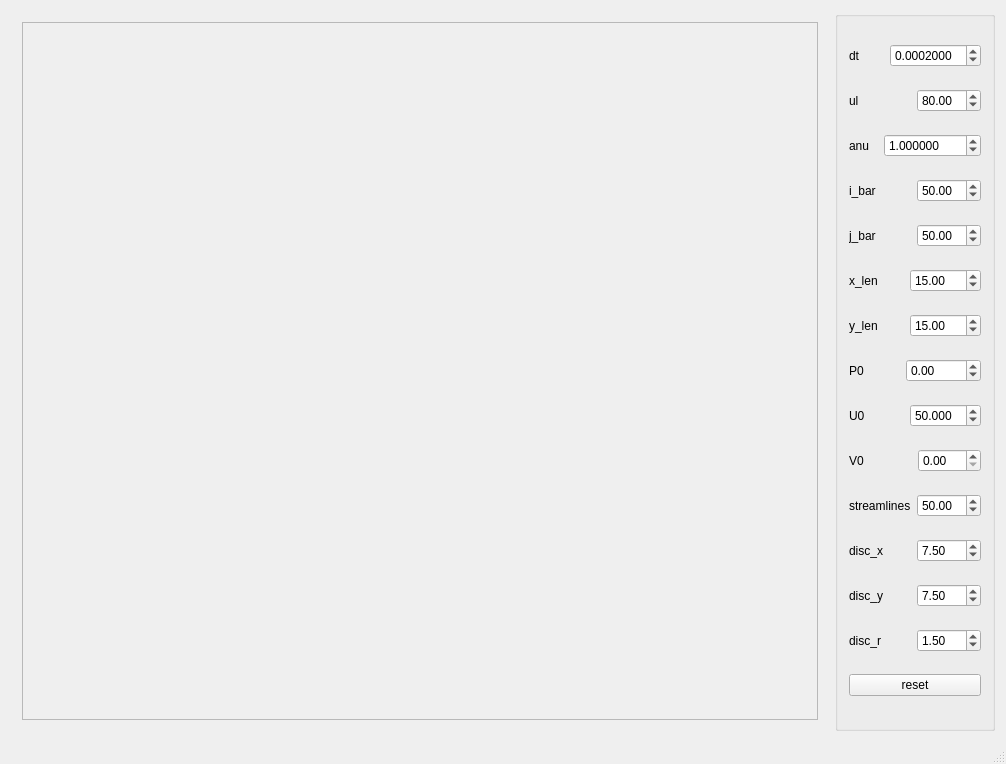
<?xml version="1.0" encoding="UTF-8"?>
<ui version="4.0">
 <class>MainWindow</class>
 <widget class="QMainWindow" name="MainWindow">
  <property name="geometry">
   <rect>
    <x>0</x>
    <y>0</y>
    <width>1006</width>
    <height>764</height>
   </rect>
  </property>
  <property name="windowTitle">
   <string>MainWindow</string>
  </property>
  <widget class="QWidget" name="centralWidget">
   <layout class="QHBoxLayout" name="horizontalLayout_4">
    <item>
     <layout class="QHBoxLayout" name="horizontalLayout">
      <item>
       <layout class="QVBoxLayout" name="verticalLayout">
        <item>
         <widget class="QFrame" name="horizontalFrame_2">
          <layout class="QHBoxLayout" name="horizontalLayout_2">
           <item>
            <widget class="QScrollArea" name="VIEW">
             <property name="widgetResizable">
              <bool>true</bool>
             </property>
             <widget class="QWidget" name="scrollAreaWidgetContents_2">
              <property name="geometry">
               <rect>
                <x>0</x>
                <y>0</y>
                <width>785</width>
                <height>689</height>
               </rect>
              </property>
              <zorder>verticalGroupBox_2</zorder>
              <zorder>verticalGroupBox_2</zorder>
              <zorder>verticalGroupBox_2</zorder>
              <zorder>verticalGroupBox_2</zorder>
              <zorder>scrollArea</zorder>
             </widget>
            </widget>
           </item>
          </layout>
         </widget>
        </item>
       </layout>
      </item>
      <item>
       <widget class="QGroupBox" name="verticalGroupBox_2">
        <layout class="QVBoxLayout" name="verticalLayout_2">
         <item>
          <layout class="QHBoxLayout" name="horizontalLayout_7">
           <item>
            <widget class="QLabel" name="label_5">
             <property name="text">
              <string>dt</string>
             </property>
            </widget>
           </item>
           <item>
            <widget class="QDoubleSpinBox" name="dt">
             <property name="decimals">
              <number>7</number>
             </property>
             <property name="singleStep">
              <double>0.000010000000000</double>
             </property>
             <property name="value">
              <double>0.000200000000000</double>
             </property>
            </widget>
           </item>
          </layout>
         </item>
         <item>
          <layout class="QHBoxLayout" name="horizontalLayout_10">
           <item>
            <widget class="QLabel" name="label_16">
             <property name="text">
              <string>ul</string>
             </property>
            </widget>
           </item>
           <item>
            <widget class="QDoubleSpinBox" name="ul">
             <property name="maximum">
              <double>500.000000000000000</double>
             </property>
             <property name="value">
              <double>80.000000000000000</double>
             </property>
            </widget>
           </item>
          </layout>
         </item>
         <item>
          <layout class="QHBoxLayout" name="horizontalLayout_14">
           <item>
            <widget class="QLabel" name="label_15">
             <property name="text">
              <string>anu</string>
             </property>
            </widget>
           </item>
           <item>
            <widget class="QDoubleSpinBox" name="anu">
             <property name="decimals">
              <number>6</number>
             </property>
             <property name="maximum">
              <double>1000.000000000000000</double>
             </property>
             <property name="singleStep">
              <double>0.000010000000000</double>
             </property>
             <property name="value">
              <double>1.000000000000000</double>
             </property>
            </widget>
           </item>
          </layout>
         </item>
         <item>
          <layout class="QHBoxLayout" name="horizontalLayout_17">
           <item>
            <widget class="QLabel" name="label_14">
             <property name="text">
              <string>i_bar</string>
             </property>
            </widget>
           </item>
           <item>
            <widget class="QDoubleSpinBox" name="i_bar">
             <property name="minimum">
              <double>3.000000000000000</double>
             </property>
             <property name="maximum">
              <double>500.000000000000000</double>
             </property>
             <property name="value">
              <double>50.000000000000000</double>
             </property>
            </widget>
           </item>
          </layout>
         </item>
         <item>
          <layout class="QHBoxLayout" name="horizontalLayout_16">
           <item>
            <widget class="QLabel" name="label_13">
             <property name="text">
              <string>j_bar</string>
             </property>
            </widget>
           </item>
           <item>
            <widget class="QDoubleSpinBox" name="j_bar">
             <property name="minimum">
              <double>3.000000000000000</double>
             </property>
             <property name="maximum">
              <double>500.000000000000000</double>
             </property>
             <property name="value">
              <double>50.000000000000000</double>
             </property>
            </widget>
           </item>
          </layout>
         </item>
         <item>
          <layout class="QHBoxLayout" name="horizontalLayout_15">
           <item>
            <widget class="QLabel" name="label_12">
             <property name="text">
              <string>x_len</string>
             </property>
            </widget>
           </item>
           <item>
            <widget class="QDoubleSpinBox" name="x_len">
             <property name="maximum">
              <double>3000.000000000000000</double>
             </property>
             <property name="singleStep">
              <double>0.001000000000000</double>
             </property>
             <property name="value">
              <double>15.000000000000000</double>
             </property>
            </widget>
           </item>
          </layout>
         </item>
         <item>
          <layout class="QHBoxLayout" name="horizontalLayout_11">
           <item>
            <widget class="QLabel" name="label_11">
             <property name="text">
              <string>y_len</string>
             </property>
            </widget>
           </item>
           <item>
            <widget class="QDoubleSpinBox" name="y_len">
             <property name="maximum">
              <double>3000.000000000000000</double>
             </property>
             <property name="singleStep">
              <double>0.001000000000000</double>
             </property>
             <property name="value">
              <double>15.000000000000000</double>
             </property>
            </widget>
           </item>
          </layout>
         </item>
         <item>
          <layout class="QHBoxLayout" name="horizontalLayout_13">
           <item>
            <widget class="QLabel" name="label_10">
             <property name="text">
              <string>P0</string>
             </property>
            </widget>
           </item>
           <item>
            <widget class="QDoubleSpinBox" name="P0">
             <property name="minimum">
              <double>-2000.000000000000000</double>
             </property>
             <property name="maximum">
              <double>2000.000000000000000</double>
             </property>
            </widget>
           </item>
          </layout>
         </item>
         <item>
          <layout class="QHBoxLayout" name="horizontalLayout_18">
           <item>
            <widget class="QLabel" name="label_9">
             <property name="text">
              <string>U0</string>
             </property>
            </widget>
           </item>
           <item>
            <widget class="QDoubleSpinBox" name="u0">
             <property name="decimals">
              <number>3</number>
             </property>
             <property name="maximum">
              <double>500.000000000000000</double>
             </property>
             <property name="value">
              <double>50.000000000000000</double>
             </property>
            </widget>
           </item>
          </layout>
         </item>
         <item>
          <layout class="QHBoxLayout" name="horizontalLayout_12">
           <item>
            <widget class="QLabel" name="label_8">
             <property name="text">
              <string>V0</string>
             </property>
            </widget>
           </item>
           <item>
            <widget class="QDoubleSpinBox" name="v0"/>
           </item>
          </layout>
         </item>
         <item>
          <layout class="QHBoxLayout" name="horizontalLayout_9">
           <item>
            <widget class="QLabel" name="label_7">
             <property name="text">
              <string>streamlines</string>
             </property>
            </widget>
           </item>
           <item>
            <widget class="QDoubleSpinBox" name="n_lines">
             <property name="maximum">
              <double>200.000000000000000</double>
             </property>
             <property name="value">
              <double>50.000000000000000</double>
             </property>
            </widget>
           </item>
          </layout>
         </item>
         <item>
          <layout class="QHBoxLayout" name="horizontalLayout_8">
           <item>
            <widget class="QLabel" name="label_6">
             <property name="text">
              <string>disc_x</string>
             </property>
            </widget>
           </item>
           <item>
            <widget class="QDoubleSpinBox" name="mast_x">
             <property name="maximum">
              <double>300.000000000000000</double>
             </property>
             <property name="singleStep">
              <double>0.010000000000000</double>
             </property>
             <property name="value">
              <double>7.500000000000000</double>
             </property>
            </widget>
           </item>
          </layout>
         </item>
         <item>
          <layout class="QHBoxLayout" name="horizontalLayout_5">
           <item>
            <widget class="QLabel" name="label_4">
             <property name="text">
              <string>disc_y</string>
             </property>
            </widget>
           </item>
           <item>
            <widget class="QDoubleSpinBox" name="mast_y">
             <property name="maximum">
              <double>300.000000000000000</double>
             </property>
             <property name="singleStep">
              <double>0.010000000000000</double>
             </property>
             <property name="value">
              <double>7.500000000000000</double>
             </property>
            </widget>
           </item>
          </layout>
         </item>
         <item>
          <layout class="QHBoxLayout" name="horizontalLayout_3">
           <item>
            <widget class="QLabel" name="label">
             <property name="text">
              <string>disc_r</string>
             </property>
            </widget>
           </item>
           <item>
            <widget class="QDoubleSpinBox" name="mast_r">
             <property name="maximum">
              <double>300.000000000000000</double>
             </property>
             <property name="singleStep">
              <double>0.010000000000000</double>
             </property>
             <property name="value">
              <double>1.500000000000000</double>
             </property>
            </widget>
           </item>
          </layout>
         </item>
         <item>
          <widget class="QPushButton" name="reset">
           <property name="text">
            <string>reset</string>
           </property>
          </widget>
         </item>
        </layout>
       </widget>
      </item>
     </layout>
    </item>
   </layout>
  </widget>
  <widget class="QStatusBar" name="statusBar"/>
 </widget>
 <layoutdefault spacing="6" margin="11"/>
 <resources/>
 <connections/>
</ui>
